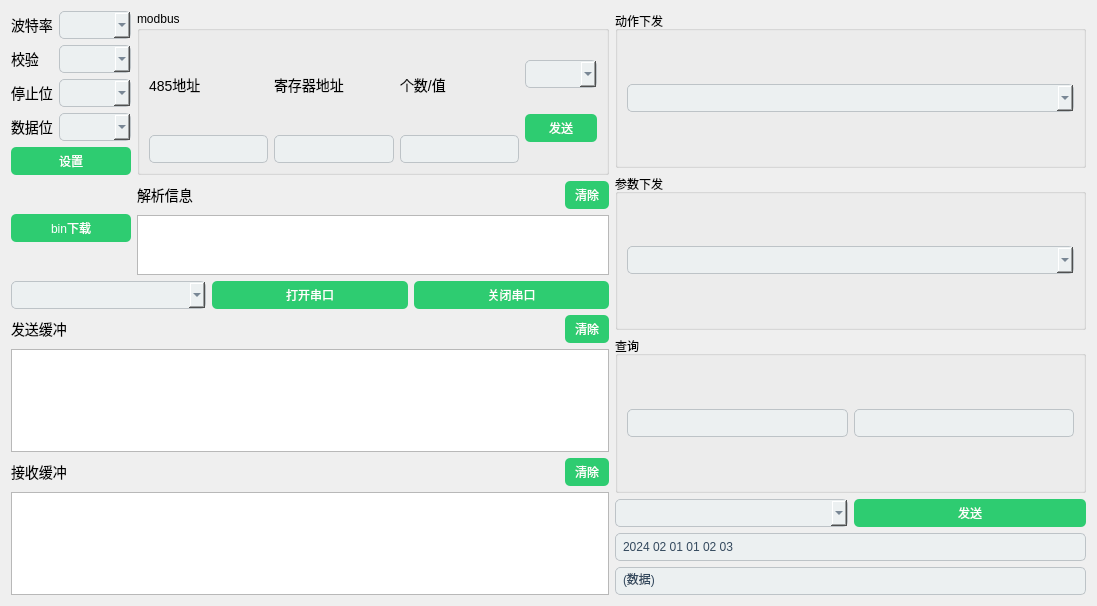
<?xml version="1.0" encoding="UTF-8"?>
<ui version="4.0">
 <class>serial_window</class>
 <widget class="QWidget" name="serial_window">
  <property name="geometry">
   <rect>
    <x>0</x>
    <y>0</y>
    <width>1097</width>
    <height>606</height>
   </rect>
  </property>
  <property name="windowTitle">
   <string>4G</string>
  </property>
  <property name="styleSheet">
   <string notr="true">/* 主窗口背景颜色 */
MainWindow {
    background-color: #3498db;
}

/* 标题栏颜色 */
QMenuBar {
    background-color: #2980b9;
    color: white;
}

/* 标题栏项颜色 */
QMenuBar::item {
    background-color: transparent;
    color: white;
    padding: 10px 15px;
}

/* 标题栏项选中状态颜色 */
QMenuBar::item:selected {
    background-color: #3498db;
}

/* 工具栏背景颜色 */
QToolBar {
    background-color: #2c3e50;
    color: white;
    spacing: 5px;
}

/* 工具栏按钮颜色 */
QToolButton {
    background-color: transparent;
    color: white;
    padding: 5px;
    border: none;
}

/* 工具栏按钮悬停状态颜色 */
QToolButton:hover {
    background-color: #34495e;
}

/* 工具栏按钮按下状态颜色 */
QToolButton:pressed {
    background-color: #2c3e50;
}

/* 按钮颜色 */
QPushButton {
    background-color: #2ecc71;
    color: white;
    padding: 5px 10px;
    border-radius: 5px;
}

/* 按钮悬停状态颜色 */
QPushButton:hover {
    background-color: #27ae60;
}

/* 按钮按下状态颜色 */
QPushButton:pressed {
    background-color: #2ecc71;
}

/* 标签颜色 */
QLabel {
    color: black;
    font-size: 14px;
}

/* 文本框颜色 */
QLineEdit {
    background-color: #ecf0f1;
    color: #34495e;
    padding: 5px;
    border: 1px solid #bdc3c7;
    border-radius: 5px;
}

/* 下拉菜单颜色 */
QComboBox {
    background-color: #ecf0f1;
    color: #34495e;
    padding: 5px;
    border: 1px solid #bdc3c7;
    border-radius: 5px;
}






/* 滚动条样式 */
QScrollBar:vertical {
    width: 12px;
    margin: 12px 0 12px 0;
    background-color: transparent;
}

QScrollBar::handle:vertical {
    background-color: #bdc3c7;
    min-height: 20px;
    border-radius: 6px;
}

QScrollBar::add-line:vertical {
    height: 0px;
    subcontrol-position: bottom;
    subcontrol-origin: margin;
}

QScrollBar::sub-line:vertical {
    height: 0px;
    subcontrol-position: top;
    subcontrol-origin: margin;
}

QScrollBar::add-page:vertical, QScrollBar::sub-page:vertical {
    background: none;
}

/* 分割线颜色 */
QFrame[objectName=&quot;separator&quot;] {
    background-color: #bdc3c7;
    border: 0px;
}</string>
  </property>
  <layout class="QGridLayout" name="gridLayout">
   <item row="0" column="0">
    <layout class="QVBoxLayout" name="verticalLayout_3">
     <item>
      <layout class="QHBoxLayout" name="horizontalLayout">
       <item>
        <layout class="QVBoxLayout" name="verticalLayout">
         <item>
          <widget class="QLabel" name="label_2">
           <property name="text">
            <string>波特率</string>
           </property>
          </widget>
         </item>
         <item>
          <widget class="QLabel" name="label_3">
           <property name="text">
            <string>校验</string>
           </property>
          </widget>
         </item>
         <item>
          <widget class="QLabel" name="label_4">
           <property name="text">
            <string>停止位</string>
           </property>
          </widget>
         </item>
         <item>
          <widget class="QLabel" name="label_5">
           <property name="text">
            <string>数据位</string>
           </property>
          </widget>
         </item>
        </layout>
       </item>
       <item>
        <layout class="QVBoxLayout" name="verticalLayout_2">
         <item>
          <widget class="QComboBox" name="baud_rate"/>
         </item>
         <item>
          <widget class="QComboBox" name="check_bit"/>
         </item>
         <item>
          <widget class="QComboBox" name="stop_bit"/>
         </item>
         <item>
          <widget class="QComboBox" name="data_length"/>
         </item>
        </layout>
       </item>
      </layout>
     </item>
     <item>
      <widget class="QPushButton" name="pushButton">
       <property name="text">
        <string>设置</string>
       </property>
      </widget>
     </item>
    </layout>
   </item>
   <item row="0" column="1">
    <widget class="QGroupBox" name="groupBox">
     <property name="title">
      <string>modbus</string>
     </property>
     <layout class="QHBoxLayout" name="horizontalLayout_5">
      <item>
       <layout class="QHBoxLayout" name="horizontalLayout_6">
        <item>
         <layout class="QVBoxLayout" name="verticalLayout_6">
          <item>
           <widget class="QLabel" name="label_7">
            <property name="text">
             <string>485地址</string>
            </property>
           </widget>
          </item>
          <item>
           <widget class="QLineEdit" name="addr"/>
          </item>
         </layout>
        </item>
        <item>
         <layout class="QVBoxLayout" name="verticalLayout_7">
          <item>
           <widget class="QLabel" name="label_8">
            <property name="text">
             <string>寄存器地址</string>
            </property>
           </widget>
          </item>
          <item>
           <widget class="QLineEdit" name="reg_addr"/>
          </item>
         </layout>
        </item>
        <item>
         <layout class="QVBoxLayout" name="verticalLayout_8">
          <item>
           <widget class="QLabel" name="label_9">
            <property name="text">
             <string>个数/值</string>
            </property>
           </widget>
          </item>
          <item>
           <widget class="QLineEdit" name="reg_num"/>
          </item>
         </layout>
        </item>
        <item>
         <layout class="QVBoxLayout" name="verticalLayout_11">
          <item>
           <widget class="QComboBox" name="modbus_option"/>
          </item>
          <item>
           <widget class="QPushButton" name="send_button">
            <property name="text">
             <string>发送</string>
            </property>
           </widget>
          </item>
         </layout>
        </item>
       </layout>
      </item>
     </layout>
    </widget>
   </item>
   <item row="0" column="2" rowspan="4">
    <layout class="QVBoxLayout" name="verticalLayout_13">
     <item>
      <layout class="QVBoxLayout" name="verticalLayout_12">
       <item>
        <widget class="QGroupBox" name="groupBox_2">
         <property name="title">
          <string>动作下发</string>
         </property>
         <layout class="QHBoxLayout" name="horizontalLayout_7">
          <item>
           <layout class="QHBoxLayout" name="horizontalLayout_8">
            <item>
             <widget class="QComboBox" name="other1"/>
            </item>
           </layout>
          </item>
         </layout>
        </widget>
       </item>
       <item>
        <widget class="QGroupBox" name="groupBox_3">
         <property name="title">
          <string>参数下发</string>
         </property>
         <layout class="QHBoxLayout" name="horizontalLayout_9">
          <item>
           <layout class="QHBoxLayout" name="horizontalLayout_10">
            <item>
             <widget class="QComboBox" name="other2"/>
            </item>
           </layout>
          </item>
         </layout>
        </widget>
       </item>
       <item>
        <widget class="QGroupBox" name="groupBox_4">
         <property name="title">
          <string>查询</string>
         </property>
         <layout class="QHBoxLayout" name="horizontalLayout_11">
          <item>
           <widget class="QLineEdit" name="addredit">
            <property name="sizePolicy">
             <sizepolicy hsizetype="Preferred" vsizetype="Fixed">
              <horstretch>0</horstretch>
              <verstretch>0</verstretch>
             </sizepolicy>
            </property>
           </widget>
          </item>
          <item>
           <widget class="QLineEdit" name="numedit">
            <property name="sizePolicy">
             <sizepolicy hsizetype="Preferred" vsizetype="Fixed">
              <horstretch>0</horstretch>
              <verstretch>0</verstretch>
             </sizepolicy>
            </property>
           </widget>
          </item>
          <item>
           <layout class="QHBoxLayout" name="horizontalLayout_12"/>
          </item>
         </layout>
        </widget>
       </item>
      </layout>
     </item>
     <item>
      <layout class="QHBoxLayout" name="horizontalLayout_17">
       <item>
        <widget class="QComboBox" name="move_box"/>
       </item>
       <item>
        <widget class="QPushButton" name="send_other_button">
         <property name="text">
          <string>发送</string>
         </property>
        </widget>
       </item>
      </layout>
     </item>
     <item>
      <widget class="QLineEdit" name="time_edit">
       <property name="text">
        <string>2024 02 01 01 02 03</string>
       </property>
      </widget>
     </item>
     <item>
      <widget class="QLineEdit" name="password_edit">
       <property name="text">
        <string>(数据)</string>
       </property>
      </widget>
     </item>
    </layout>
   </item>
   <item row="1" column="0">
    <widget class="QPushButton" name="pushButton_3">
     <property name="text">
      <string>bin下载</string>
     </property>
    </widget>
   </item>
   <item row="1" column="1">
    <layout class="QVBoxLayout" name="verticalLayout_10">
     <item>
      <layout class="QHBoxLayout" name="horizontalLayout_18">
       <item>
        <widget class="QLabel" name="label_11">
         <property name="text">
          <string>解析信息</string>
         </property>
        </widget>
       </item>
       <item>
        <spacer name="horizontalSpacer_3">
         <property name="orientation">
          <enum>Qt::Horizontal</enum>
         </property>
         <property name="sizeHint" stdset="0">
          <size>
           <width>68</width>
           <height>20</height>
          </size>
         </property>
        </spacer>
       </item>
       <item>
        <widget class="QPushButton" name="pushButton_2">
         <property name="text">
          <string>清除</string>
         </property>
        </widget>
       </item>
      </layout>
     </item>
     <item>
      <widget class="QTextBrowser" name="log_info"/>
     </item>
    </layout>
   </item>
   <item row="2" column="0" colspan="2">
    <layout class="QHBoxLayout" name="horizontalLayout_3">
     <item>
      <widget class="QComboBox" name="port_names"/>
     </item>
     <item>
      <widget class="QPushButton" name="open_port">
       <property name="text">
        <string>打开串口</string>
       </property>
      </widget>
     </item>
     <item>
      <widget class="QPushButton" name="close_port">
       <property name="text">
        <string>关闭串口</string>
       </property>
      </widget>
     </item>
    </layout>
   </item>
   <item row="3" column="0" colspan="2">
    <layout class="QVBoxLayout" name="verticalLayout_9">
     <item>
      <layout class="QVBoxLayout" name="verticalLayout_4">
       <item>
        <layout class="QHBoxLayout" name="horizontalLayout_2">
         <item>
          <widget class="QLabel" name="label">
           <property name="text">
            <string>发送缓冲</string>
           </property>
          </widget>
         </item>
         <item>
          <spacer name="horizontalSpacer">
           <property name="orientation">
            <enum>Qt::Horizontal</enum>
           </property>
           <property name="sizeHint" stdset="0">
            <size>
             <width>78</width>
             <height>20</height>
            </size>
           </property>
          </spacer>
         </item>
         <item>
          <widget class="QPushButton" name="clear_send_info">
           <property name="text">
            <string>清除</string>
           </property>
          </widget>
         </item>
        </layout>
       </item>
       <item>
        <widget class="QTextBrowser" name="send_info"/>
       </item>
      </layout>
     </item>
     <item>
      <layout class="QVBoxLayout" name="verticalLayout_5">
       <item>
        <layout class="QHBoxLayout" name="horizontalLayout_4">
         <item>
          <widget class="QLabel" name="label_6">
           <property name="text">
            <string>接收缓冲</string>
           </property>
          </widget>
         </item>
         <item>
          <spacer name="horizontalSpacer_2">
           <property name="orientation">
            <enum>Qt::Horizontal</enum>
           </property>
           <property name="sizeHint" stdset="0">
            <size>
             <width>78</width>
             <height>20</height>
            </size>
           </property>
          </spacer>
         </item>
         <item>
          <widget class="QPushButton" name="clear_receive_info">
           <property name="text">
            <string>清除</string>
           </property>
          </widget>
         </item>
        </layout>
       </item>
       <item>
        <widget class="QTextBrowser" name="receive_info"/>
       </item>
      </layout>
     </item>
    </layout>
   </item>
  </layout>
 </widget>
 <resources/>
 <connections/>
</ui>
